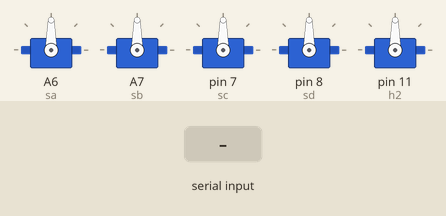
Simulated run of this sketch. Board: Arduino Mega 2560, built with avr-gcc and run on an emulated ATmega2560. On the bench: 5 × servo. Inputs (shaded band) come from the test bench.

Above: at 1.2 s.
1.3 s: "1" received over Serial
At 2.5 s:
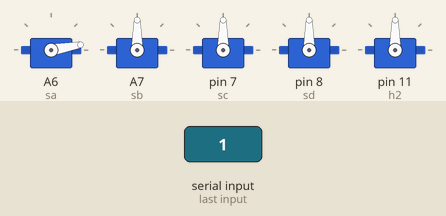
2.8 s: "3" received over Serial
At 3.9 s:
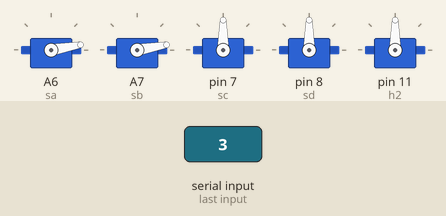
4.3 s: "5" received over Serial
At 5.0 s:
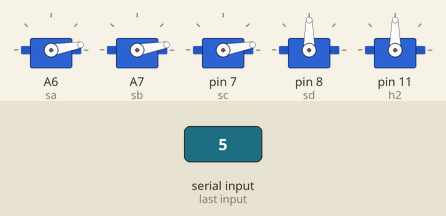
5.8 s: "7" received over Serial
At 6.2 s:
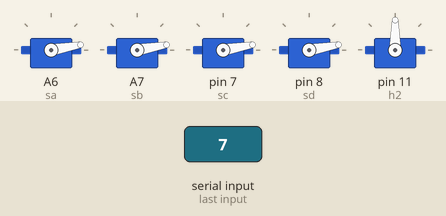
7.3 s: "1" received over Serial
At 8.5 s:
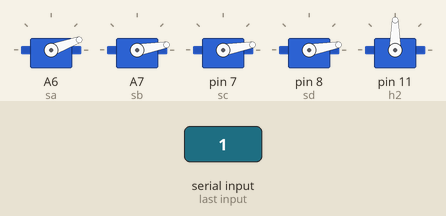
8.8 s: "2" received over Serial
At 9.6 s:
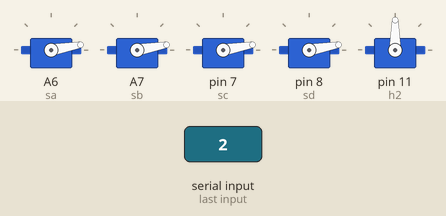
Timing chart, 0 to 11.3 s (numbered marks = the images above; inputs shaded):
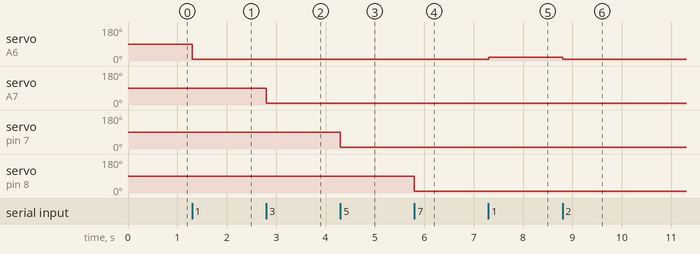

The sketch:

extended_arm.ino
```cpp
#include<Servo.h>
//////////////////////////


//Arm EXTENDS TO MAXIMUM and gets attached to sagging line.......

///////////////////////
Servo sa,sb,sc,sd,h2;
int w,x,y,z,cnt =10;
char a,b;
void setup() {
  // put your setup code here, to run once:
sa.attach(A6);
sb.attach(A7);
sc.attach(7);
sd.attach(8);
h2.attach(11);
Serial.begin(9600);
Serial2.begin(9600);
//Serial3.begin(9600);...........16,17 tx and rx pins
//Servo left arm are A0,A1,A2,A3,.......GRIPPER1 TO J17(ie to arduino A4)
//Servo right arm GRIPPER 2 TO J28(ie arduino 11).....A6,A7,7,8
}

void loop() {
  // put your main code here, to run repeatedly:
if(Serial.available())
{
  a=Serial.read();
  switch(a)
  {
    case '1':
    if(w<180)
    {
      w+=cnt;
      sa.write(w);
    }
    break;
    case '2':
    if(w>0)
    {
      w-=cnt;
      sa.write(w);
    }
    break;
    case '3':
    if(x<180)
    {
      x+=cnt;
      sb.write(x);
    }
    break;
    case '4':
    if(x>0)
    {
      x-=cnt;
      sb.write(x);
    }
    break;
    case '5':
    if(y<180)
    {
      y+=cnt;
      sc.write(y);
    }
    break;
    case '6':
    if(y>0)
    {
      y-=cnt;
      sc.write(y);
    }
    break;
    case '7':
    if(z<180)
    {
      z+=cnt;
      sd.write(z);
    }
    break;
    case '8':
    if(z>0)
    {
      z-=cnt;
      sd.write(z);
    }
    break;
    case '9':
    // b=Serial.read();
     Serial2.println('9');
     //Serial.println('a');
     break;
     case 'a':
     Serial2.println('a');
     break;
     case 'b':
     //b=Serial.parseInt();
     Serial2.println('b');

     break;
  }
}
}
```

Measured:
- after the input at 1.3 s, servo on A6 (sa): 90° → 10° at once
- after the input at 2.8 s, servo on A7 (sb): 90° → 10° at once
- after the input at 4.3 s, servo on pin 7 (sc): 90° → 10° at once
- after the input at 5.8 s, servo on pin 8 (sd): 90° → 10° at once
- after the input at 7.3 s, servo on A6 (sa): 10° → 20° at once
- after the input at 8.8 s, servo on A6 (sa): 20° → 10° at once
